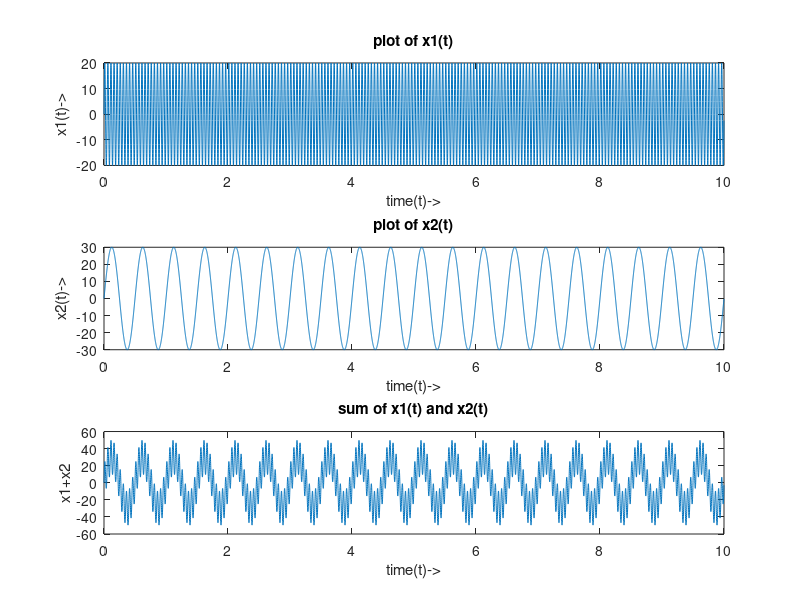

MATLAB code to generate this figure:
% this code will illustrate use of butterworth filter
fs=1000;
ts=1/fs;
fny=fs/2;
duration=10;
t=0:ts:duration-ts;
Samples=length(t);

amp1=20;
amp2=30;
f1=20;
f2=2;
x1=amp1*sin(2*pi*f1*t);
x2=amp2*sin(2*pi*f2*t);
xn=x1+x2;

figure;
subplot(3,1,1);
plot(t,x1);
xlabel('time(t)->');
ylabel('x1(t)->');
title('plot of x1(t)');
subplot(3,1,2);
plot(t,x2);
xlabel('time(t)->');
ylabel('x2(t)->');
title('plot of x2(t)');
subplot(3,1,3);
plot(t,xn);
xlabel('time(t)->');
ylabel('x1+x2');
title('sum of x1(t) and x2(t)');